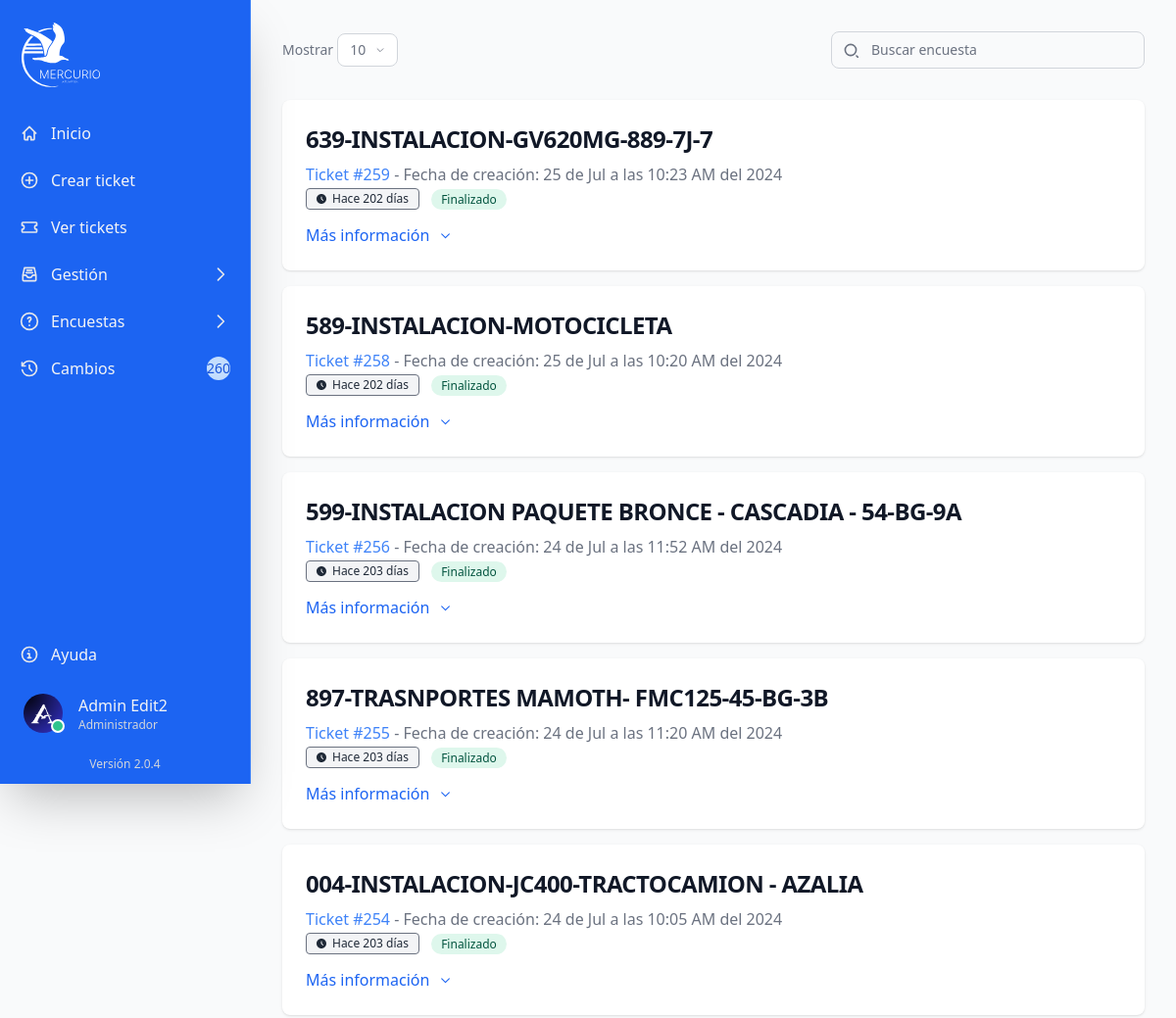
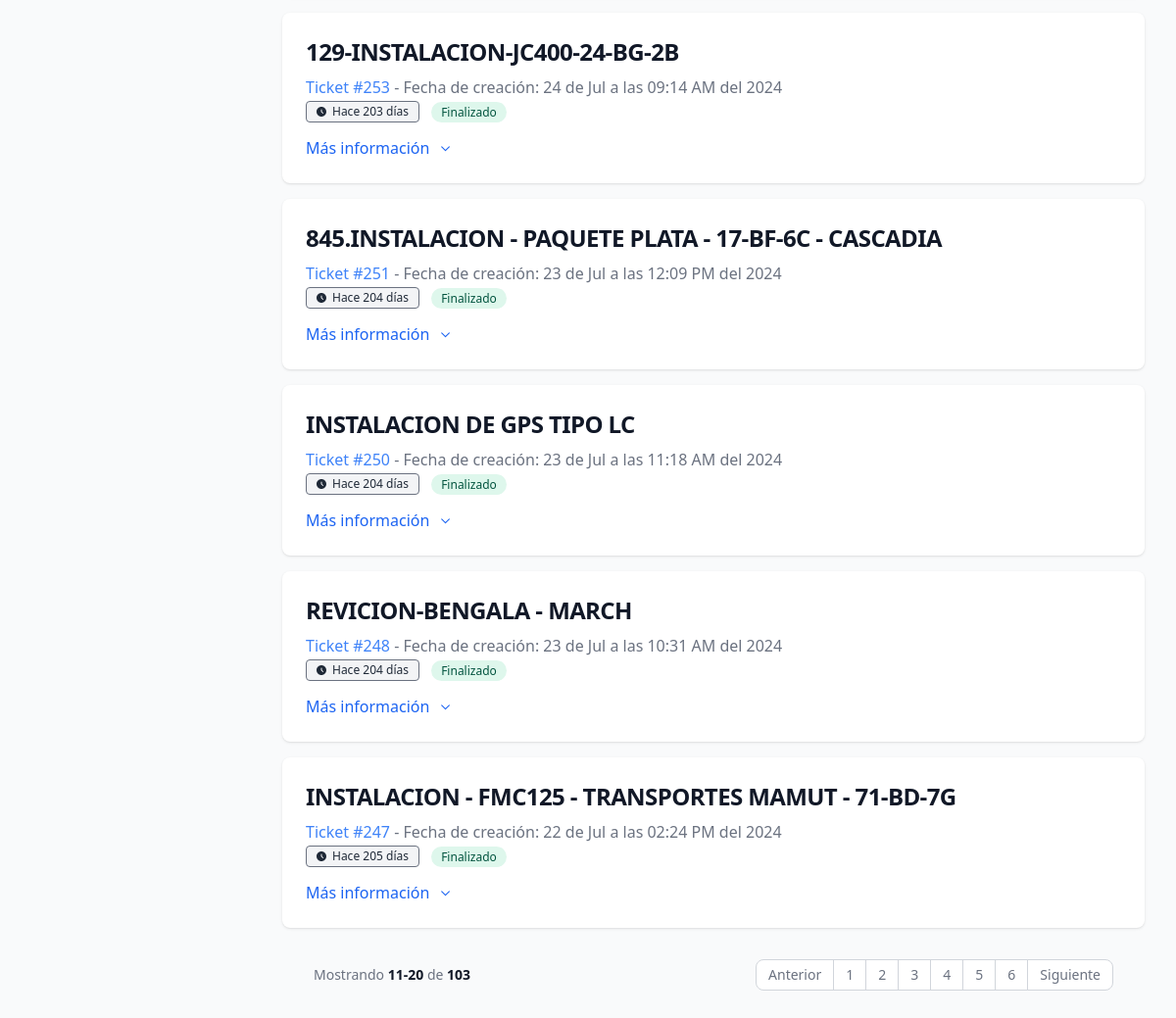
The page /src/web/encuestas-contestadas?page=2 (signed in) on the database its author committed (2 pictures, top to bottom).
### tables this page shows
CREATE TABLE IF NOT EXISTS `tbticket` (
  `idTicket` int NOT NULL AUTO_INCREMENT,
  `fhticket` datetime DEFAULT NULL,
  `nombre` varchar(250) DEFAULT NULL,
  `numTrabajador` int DEFAULT NULL,
  `numCliente` varchar(5) DEFAULT NULL,
  `dispositivo` varchar(50) DEFAULT NULL,
  `imeiCliente` varchar(50) DEFAULT NULL,
  `iccidSIM` varchar(50) DEFAULT NULL,
  `fhRevision` datetime DEFAULT NULL,
  `numContacto` varchar(50) DEFAULT NULL,
  `nomContacto` varchar(100) DEFAULT NULL,
  `placasContacto` varchar(10) DEFAULT NULL,
  `marcaContacto` varchar(20) DEFAULT NULL,
  `prioridad` varchar(250) DEFAULT NULL,
  `asunto` varchar(200) DEFAULT NULL,
  `descripcion` mediumtext,
  `estado` varchar(250) DEFAULT NULL,
  `domicilio` varchar(150) DEFAULT NULL,
  `ciudad` varchar(30) DEFAULT NULL,
  `domestado` varchar(30) DEFAULT NULL,
  `codpostal` int DEFAULT NULL,
  `domdescripcion` varchar(250) DEFAULT NULL,
  `servicio` varchar(20) DEFAULT NULL,
  `asignado` varchar(250) DEFAULT NULL,
  `st_estado` tinyint(1) NOT NULL,
  `evidencia` varchar(255) DEFAULT NULL,
  `evidenciaArribo` varchar(250) DEFAULT NULL,
  `evidenciaInicio` varchar(250) DEFAULT NULL,
  `evidenciaRealizacion` varchar(250) DEFAULT NULL,
  `evidenciaFinalizacion` varchar(250) DEFAULT NULL,
  `evidenciaAudio` varchar(250) DEFAULT NULL,
  `txt_contestacion` varchar(500) DEFAULT NULL,
  `fhContestacion` datetime DEFAULT NULL,
  `fhAsignado` datetime DEFAULT NULL,
  `fhArribo` datetime DEFAULT NULL,
  `fhInicio` datetime DEFAULT NULL,
  `fhRealizacion` datetime DEFAULT NULL,
  `fhFinalizacion` datetime DEFAULT NULL,
  `fhCongelado` datetime DEFAULT NULL,
  `fhCancelado` datetime DEFAULT NULL,
  `fhProgramada` datetime DEFAULT NULL,
  `fhEliminacion` datetime DEFAULT NULL,
  `motivo_eliminacion` varchar(250) DEFAULT NULL,
  `eliminadopor` varchar(150) DEFAULT NULL,
  `correo` varchar(250) DEFAULT NULL,
  `token` varchar(255) DEFAULT NULL,
  PRIMARY KEY (`idTicket`)
);

### src/web/encuestas-contestadas.php (the view, shortened to what this page needs)
<?php
include '../configuration/conn-session.php';
?>
<!DOCTYPE html>
<html lang="es">
<head>
    <link rel="stylesheet" href="../output.css">
    <link rel="stylesheet" href="./loading.css">
</head>
<body class="bg-gray-50 dark:bg-gray-700">
    <?php include '../components/sidebar.php'; ?>
    <?php
    function traducirFecha($fhticket)
    {
        $dia = date('d', strtotime($fhticket));
        $mes = date('m', strtotime($fhticket));
        $hora = date('h:i', strtotime($fhticket));
        $am_pm = strtoupper(date('a', strtotime($fhticket)));
        $meses = array(
            '01' => 'Ene',
            '02' => 'Feb',
            '03' => 'Mar',
            '04' => 'Abr',
            '05' => 'May',
            '06' => 'Jun',
            '07' => 'Jul',
            '08' => 'Ago',
            '09' => 'Sep',
            '10' => 'Oct',
            '11' => 'Nov',
            '12' => 'Dic'
        );
        return $dia . ' de ' . $meses[$mes] . ' a las ' . $hora . ' ' . $am_pm . ' del ' . date('Y', strtotime($fhticket));
    }
    ?>
    <div class="p-4 mt-16 sm:mt-0 lg:mb-4 sm:ml-64">
        <div class="p-4">
            <div class="grid grid-cols-1 gap-4 mb-4">
                <div>
                    <div
                        class="flex items-center justify-between flex-column flex-wrap md:flex-row space-y-4 md:space-y-0 pb-4">
                        <div>
                            <span class="text-sm text-gray-500 dark:text-gray-400">Mostrar</span>
                            <button type="button" id="dropdownShowButton" data-dropdown-toggle="dropdownShow"
                                class="inline-flex items-center text-gray-500 bg-white border border-gray-300 focus:outline-none hover:bg-gray-100 focus:ring-4 focus:ring-gray-100 font-medium rounded-lg text-sm px-3 py-1.5 dark:bg-gray-800 dark:text-gray-400 dar:border-gray-600 dark:hover:bg-gray-700 dark:hover:border-gray-600 dark:focus:ring-gray-700">
                                10
                                <svg class="w-2.5 h-2.5 ms-2.5" aria-hidden="true" xmlns="http://www.w3.org/2000/svg"
                                    fill="none" viewBox="0 0 24 24">
                                    <path stroke="currentColor" stroke-linecap="round" stroke-linejoin="round"
                                        stroke-width="2" d="m19 9-7 7-7-7" />
                                </svg>
                            </button>
                        </div>
                        <div class="relative">
                            <div
                                class="absolute inset-y-0 rtl:inset-r-0 start-0 flex items-center ps-3 pointer-events-none">
                            </div>
                            <input type="text" id="table-search-tickets"
                                class="block p-2 ps-10 text-sm text-gray-900 border border-gray-300 rounded-lg w-80 bg-gray-50 focus:ring-blue-500 focus:border-blue-500 dark:bg-gray-800 dark:border-gray-600 dark:placeholder-gray-400 dark:text-white dark:focus:ring-blue-500 dark:focus:border-blue-500"
                                placeholder="Buscar encuesta">
                        </div>
                    </div>
                </div>
                <?php
                $tipo = $_SESSION['tipo'];
                switch ($tipo) {
                    default:
                        $stmt = $conn->query("SELECT COUNT(*) FROM tbticket WHERE (estado = '0' || estado = '6') AND token IS NULL");
                        $row = $stmt->fetch_row();
                        break;
                }
                $totalRegistros = $row[0];
                $registrosPorPagina = 10;
                $totalPaginas = ceil($totalRegistros / $registrosPorPagina);
                $paginaActual = isset($_GET['page']) ? $_GET['page'] : 1;
                $offset = ($paginaActual - 1) * $registrosPorPagina;
                switch ($tipo) {
                    default:
                        $sql = "SELECT * FROM tbticket WHERE (estado = '0' || estado = '6') AND token IS NULL ORDER BY fhticket DESC LIMIT $registrosPorPagina OFFSET $offset";
                        $resultado = $conn->query($sql);
                        break;
                }
                $i = 0;
                while ($fila = $resultado->fetch_assoc()): ?>
                    <div
                        class="ticket-card max-w-full p-6 bg-white border-gray-200 rounded-lg shadow dark:bg-gray-800 dark:border-gray-700">
                        <a href="resultado-de-encuesta?id=<?php echo $fila['idTicket']; ?>">
                            <h5 class="mb-2 text-2xl font-semibold tracking-tight text-gray-900 dark:text-white">
                                <?php echo $fila['asunto']; ?>
                            </h5>
                        </a>
                        <span class="mb-3 font-normal text-blue-500 dark:text-blue-400">Ticket
                            #<?php echo $fila['idTicket']; ?></span>
                        <span class="mb-3 font-normal text-gray-500 dark:text-gray-400"> - Fecha de creación:
                            <?php echo traducirFecha($fila['fhticket']) ?> </span><br>
                        <span
                            class="bg-gray-100 text-gray-800 text-xs font-medium inline-flex items-center px-2.5 py-0.5 rounded me-2 dark:bg-gray-700 dark:text-gray-400 border border-gray-500">
                            Hace <?php
                            $fecha = new DateTime($fila['fhticket']);
                            $hoy = new DateTime();
                            $diferencia = $hoy->diff($fecha);
                            echo $diferencia->days . ' días';
                            ?>
                        </span>
                        <?php if ($fila['estado'] == 0): ?>
                            <span
                                class="bg-pink-100 text-pink-800 text-xs font-medium me-2 px-2.5 py-0.5 rounded dark:bg-pink-900 dark:text-pink-300">Archivado</span>
                        <?php elseif ($fila['estado'] == 1): ?>
                            <span
                                class="bg-gray-100 text-gray-800 text-xs font-medium me-2 px-2.5 py-0.5 rounded dark:bg-gray-700 dark:text-gray-300">Creado</span>
                        <?php elseif ($fila['estado'] == 2): ?>
                            <span
                                class="bg-gray-300 text-gray-900 text-xs font-medium me-2 px-2.5 py-0.5 rounded-full dark:bg-gray-500 dark:text-gray-300">Asignado</span>
                        <?php elseif ($fila['estado'] == 3): ?>
                            <span
                                class="bg-orange-200 text-orange-800 text-xs font-medium me-2 px-2.5 py-0.5 rounded-full dark:bg-orange-700 dark:text-orange-300">Arribo</span>
                        <?php elseif ($fila['estado'] == 4): ?>
                            <span
                                class="bg-blue-100 text-blue-800 text-xs font-medium me-2 px-2.5 py-0.5 rounded-full dark:bg-blue-900 dark:text-blue-300">Inicio</span>
                        <?php elseif ($fila['estado'] == 5): ?>
                            <span
                                class="bg-cyan-200 text-cyan-600 text-xs font-medium me-2 px-2.5 py-0.5 rounded-full dark:bg-cyan-800 dark:text-cyan-300">Realización</span>
                        <?php elseif ($fila['estado'] == 6): ?>
                            <span
                                class="bg-green-100 text-green-800 text-xs font-medium me-2 px-2.5 py-0.5 rounded-full dark:bg-green-900 dark:text-green-300">Finalizado</span>
                        <?php elseif ($fila['estado'] == 7): ?>
                            <span
                                class="bg-indigo-100 text-indigo-800 text-xs font-medium me-2 px-2.5 py-0.5 rounded-full dark:bg-indigo-900 dark:text-indigo-300">Programado</span>
                        <?php elseif ($fila['estado'] == 8): ?>
                            <span
                                class="bg-blue-500 text-gray-100 text-xs font-medium me-2 px-2.5 py-0.5 rounded-full dark:bg-blue-700 dark:text-blue-300">Congelado</span>
                        <?php elseif ($fila['estado'] == 9): ?>
                            <span
                                class="bg-red-100 text-red-800 text-xs font-medium me-2 px-2.5 py-0.5 rounded-full dark:bg-red-900 dark:text-red-300">Cancelado</span>
                        <?php endif; ?>
                        <div id="ticket-description" data-accordion="close">
                            <button href="#" class="inline-flex font-normal items-center mt-3.5"
                                data-accordion-target="description-body-<?php echo $i; ?>" aria-expanded="false"
                                aria-labelledby="description-heading-<?php echo $i; ?>">
                                <span class="text-blue-600 hover:underline">Más información</span>
                                <svg class="w-3 h-3 ms-2.5 text-blue-600" aria-hidden="true"
                                    xmlns="http://www.w3.org/2000/svg" fill="none" viewBox="0 0 22 22">
                                    <path stroke="currentColor" stroke-linecap="round" stroke-linejoin="round"
                                        stroke-width="2" d="m19 9-7 7-7-7" />
                                </svg>
                            </button>
                        </div>
                    </div>
                    <?php
                    $i++;
                endwhile; ?>
                <nav class="flex items-center flex-column flex-wrap md:flex-row justify-between pt-4 p-8"
                    aria-label="Navegación">
                    <span
                        class="text-sm font-normal text-gray-500 dark:text-gray-400 mb-4 md:mb-0 block w-full md:inline md:w-auto">Mostrando
                        <span
                            class="font-semibold text-gray-900 dark:text-white"><?php echo $offset + 1; ?>-<?php echo min($offset + $registrosPorPagina, $totalRegistros); ?></span>
                        de <span
                            class="font-semibold text-gray-900 dark:text-white"><?php echo $totalRegistros; ?></span></span>
                    <ul class="inline-flex -space-x-px rtl:space-x-reverse text-sm h-8">
                        <?php
                        $rango = 6;
                        $inicio = max($paginaActual - floor($rango / 2), 1);
                        $fin = min($inicio + $rango - 1, $totalPaginas);
                        if ($paginaActual > 1): ?>
                            <li>
                                <a href="encuestas-contestadas?page=<?php echo $paginaActual - 1; ?>"
                                    class="flex items-center justify-center px-3 h-8 leading-tight text-gray-500 bg-white border border-gray-300 rounded-s-lg hover:bg-gray-100 hover:text-gray-700 dark:bg-gray-600 dark:border-gray-700 dark:text-gray-400 dark:hover:bg-gray-600 dark:hover:text-white">Anterior</a>
                            </li>
                        <?php endif; ?>
                        <?php for ($i = $inicio; $i <= $fin; $i++): ?>
                            <li>
                                <a href="encuestas-contestadas?page=<?php echo $i; ?>" class="flex items-center justify-center px-3 h-8 leading-tight text-gray-500 bg-white border border-gray-300 hover:bg-gray-100 hover:text-gray-700 dark:bg-gray-800 dark:border-gray-700 dark:text-gray-400 dark:hover:bg-gray-700 dark:hover:text-white <?php if ($i == $paginaActual)
                                       echo 'bg-blue-50 text-blue-500'; ?>"><?php echo $i; ?></a>
                            </li>
                        <?php endfor; ?>
                        <?php if ($paginaActual < $totalPaginas): ?>
                            <li>
                                <a href="encuestas-contestadas?page=<?php echo $paginaActual + 1; ?>"
                                    class="flex items-center justify-center px-3 h-8 leading-tight text-gray-500 bg-white border border-gray-300 rounded-e-lg hover:bg-gray-100 hover:text-gray-700 dark:bg-gray-700 dark:border-gray-800 dark:text-gray-400 dark:hover:bg-gray-600 dark:hover:text-white">Siguiente</a>
                            </li>
                        <?php endif; ?>
                    </ul>
                </nav>
            </div>
        </div>
    </div>
</body>
</html>

### src/web/loading.css (style rules this page uses)
body.fade-out { animation: fadeOutBackground 1s forwards; }

### rows shown on the page
tbticket: asunto "639-INSTALACION-GV620MG-889-7J-7", idTicket "259", fhticket "25 de Jul a las 10:23 AM del 2024", fhticket "202", estado "Finalizado"
tbticket: asunto "589-INSTALACION-MOTOCICLETA", idTicket "258", fhticket "25 de Jul a las 10:20 AM del 2024", fhticket "202", estado "Finalizado"
tbticket: asunto "599-INSTALACION PAQUETE BRONCE - CASCADIA - 54-BG-9A", idTicket "256", fhticket "24 de Jul a las 11:52 AM del 2024", fhticket "203", estado "Finalizado"
tbticket: asunto "897-TRASNPORTES MAMOTH- FMC125-45-BG-3B", idTicket "255", fhticket "24 de Jul a las 11:20 AM del 2024", fhticket "203", estado "Finalizado"
tbticket: asunto "004-INSTALACION-JC400-TRACTOCAMION - AZALIA", idTicket "254", fhticket "24 de Jul a las 10:05 AM del 2024", fhticket "203", estado "Finalizado"
tbticket: asunto "129-INSTALACION-JC400-24-BG-2B", idTicket "253", fhticket "24 de Jul a las 09:14 AM del 2024", fhticket "203", estado "Finalizado"
tbticket: asunto "845.INSTALACION - PAQUETE PLATA - 17-BF-6C - CASCADIA", idTicket "251", fhticket "23 de Jul a las 12:09 PM del 2024", fhticket "204", estado "Finalizado"
tbticket: asunto "INSTALACION DE GPS TIPO LC", idTicket "250", fhticket "23 de Jul a las 11:18 AM del 2024", fhticket "204", estado "Finalizado"
tbticket: asunto "REVICION-BENGALA - MARCH", idTicket "248", fhticket "23 de Jul a las 10:31 AM del 2024", fhticket "204", estado "Finalizado"
tbticket: asunto "INSTALACION - FMC125 - TRANSPORTES MAMUT - 71-BD-7G", idTicket "247", fhticket "22 de Jul a las 02:24 PM del 2024", fhticket "205", estado "Finalizado"

### other values the page prints
$totalTickets "260"
$_SESSION['nombre'] "Admin"
$_SESSION['apellido'] "Edit2"
$offset + 1 "11"
min($offset + $registrosPorPagina, $totalRegistros) "20"
$totalRegistros "103"
